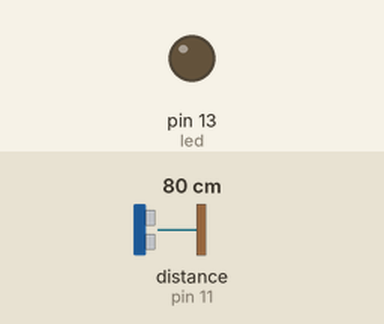
Simulated run of this sketch. Board: Arduino Uno, built with avr-gcc and run on an emulated ATmega328P. On the bench: output pins drawn as LEDs (lit = HIGH). The inputs (shaded band) are chosen by the test bench; at power-on: distance to the obstacle (sensor on pin 11) 80 cm. The echo pulse lasts 58.3 µs per cm; what the sketch prints to the serial monitor is not drawn.

Above: at 1.2 s.
1.3 s: distance to the obstacle (sensor on pin 11) set to 22 cm
2.8 s: distance to the obstacle (sensor on pin 11) set to 17 cm
At 3.8 s:
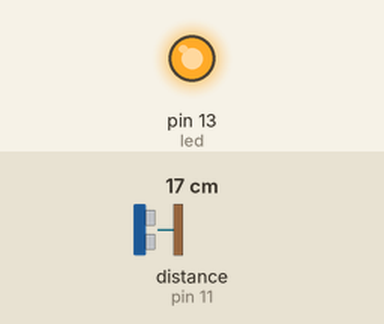
4.3 s: distance to the obstacle (sensor on pin 11) set to 35 cm
At 4.9 s:
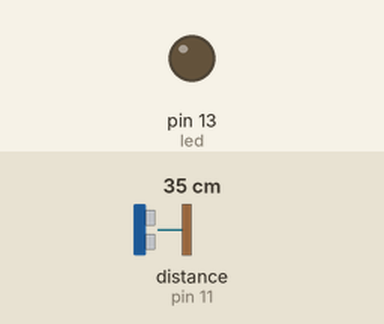
5.8 s: distance to the obstacle (sensor on pin 11) set to 2 cm
At 6.3 s:
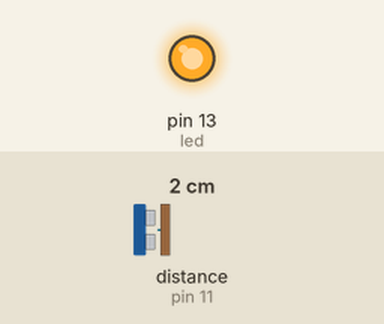
Timing chart, 0 to 8.3 s (numbered marks = the images above; inputs shaded):
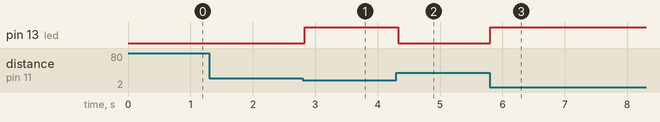

The sketch:

Lancement.ino
```cpp
//--------------------------------------------------------------
//Scketch d'allumage d'application avec un arduino
//--------------------------------------------------------------


#include <NewPing.h>

#define TRIGGER_PIN  11  // Arduino pin tied to trigger pin on the ultrasonic sensor.
#define ECHO_PIN     11  // Arduino pin tied to echo pin on the ultrasonic sensor.
#define MAX_DISTANCE 100 // Maximum distance we want to ping for (in centimeters). Maximum sensor distance is rated at 400-500cm.

int led=13;
double buff[10]={0,0,0,0,0,0,0,0,0,0};//Buffer de filtrage
NewPing sonar(TRIGGER_PIN, ECHO_PIN, MAX_DISTANCE); // NewPing setup of pins and maximum distance.

void setup() {
  Serial.begin(115200); // Open serial monitor at 115200 baud to see ping results.
  pinMode(led,OUTPUT);
}

int FIR(int us) //Effectue un filtre à réponse fini... ok c'est juste une moyenne mais quand meme !
{
  int y=0;
  for(int i=1;i<10;i++)
  {
    y=y+buff[i];
    buff[i-1]=buff[i];
//    Serial.print(buff[i]);
  }
//  Serial.println(' ');
  y=y+us;
  y=y/10;
  buff[9]=us;
  if(/*us>0 &&*/ us<5) //la partie commentée fait bipper le signal quand il passe à 0 à cause de l'offset
  {
    return y;
  }
  else
  {
    return us;
  }
}

void loop() {
  delay(50);
  unsigned int uS = sonar.ping();
  int us2=uS / US_ROUNDTRIP_CM;
  //us2=FIR(us2);
  if(us2>1 && us2<20)
  {
    digitalWrite(led,HIGH);
    Serial.print("1");
  }
  else
  {
    digitalWrite(led,LOW);
    Serial.print("0");
  }
}
```

Measured:
- the behaviour switches between 20 and 19 cm on distance to the obstacle (sensor on pin 11) (found by bisection; images 0 and 1)
- after the input at 1.3 s, every drawn part: stays the same
- after the input at 2.8 s, pin 13 (led): LOW → HIGH at once
- after the input at 4.3 s, pin 13 (led): HIGH → LOW at once
- after the input at 5.8 s, pin 13 (led): LOW → HIGH at once
